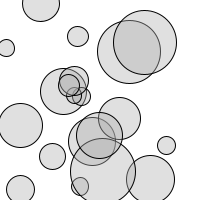
Frame 1 (no input)
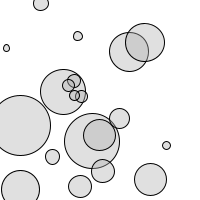
Frame 60 (the mouse pressed at the canvas centre just before this capture)
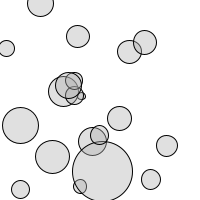
Frame 120 (the mouse held since frame 60 and released just before this capture)

The Processing sketch that drew these frames (run headless with seeded random() and noise(); from frame 60 on, the mouse is pressed at the canvas centre):

// Processing sketch: exercise_13_7
// ── exercise_13_7.pde
// Learning Processing
// Daniel Shiffman
// http://www.learningprocessing.com

// Exercise 13-7:  Use the sine function to create a "breathing" shape, that is, one whose size oscillates.  

// An array of objects
Breather[] breathers = new Breather[20];

void setup()  {   
  size(200,200);  
  smooth();  
  // Initialize all objects
  for (int i = 0; i < breathers.length; i++) {
    breathers[i] = new Breather();
  }
}   

void draw() {   
  background(255);  
  // Run all objects
  for (int i = 0; i < breathers.length; i++) {
    breathers[i].breath();
    breathers[i].display();
  }
}   




// ── Breather.pde
// Learning Processing
// Daniel Shiffman
// http://www.learningprocessing.com

// Exercise 13-7:  Use the sine function to create a  "breathing" shape, that is, one whose size oscillates.  

class Breather  {   

  // Location and size
  float x,y;
  float rad;
  // Angle for oscillation
  float theta;  
  float dtheta;
  
  Breather()  { 
    // Initialize variables randomly
    x = random(width);
    y = random(height);  
    rad = random(6,24);
    theta = random(PI);  
    dtheta = random(0.01,0.1);
  }   

  // Increment theta
  void breath()  {
    theta += dtheta;
  }   

  void display()  { 
    // Map size based on sine function  
    float r = rad + rad * (sin(theta) + 1);
    // Display circle
    fill(175,100);
    stroke(0);
    ellipse(x,y,r,r);  
  }

}   
